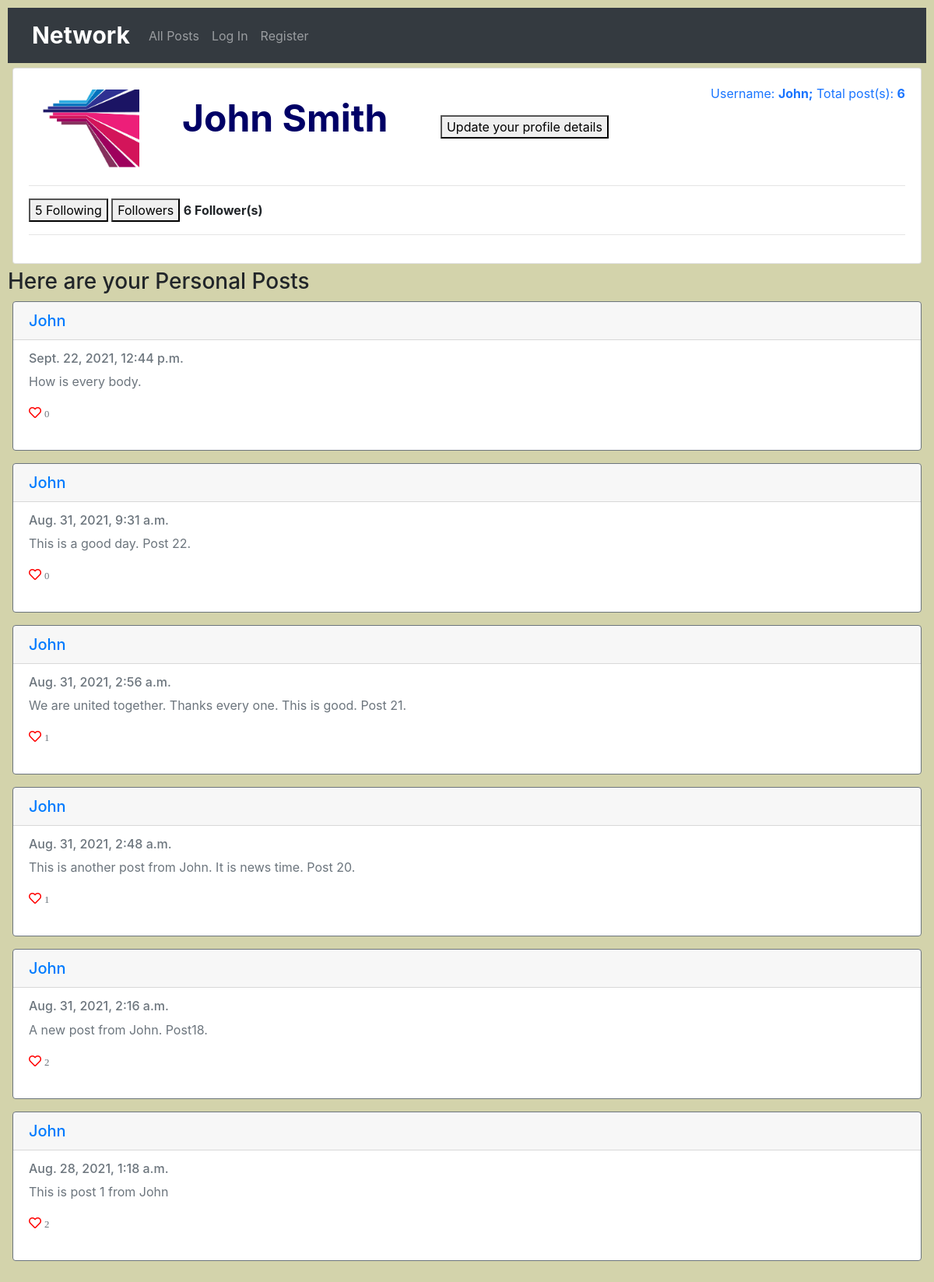
The app's page /profile/john with its own data.
### network/models.py (models this page shows, shortened)
class Picture(models.Model):
    user = models.ForeignKey(User, on_delete=models.CASCADE, related_name='imageprofile')
    image = models.ImageField(upload_to='images', null=True)

class User(AbstractUser):
    pass

class Post(models.Model):
    user = models.ForeignKey(User, on_delete=models.CASCADE)
    text = models.CharField(max_length=300, default=None)
    date = models.DateTimeField(default=datetime.datetime.now)

### network/views.py (the view)
# urls.py: path("profile/<str:username>", views.profile, name="profile"),
def profile(request, username):
    person_count=0
    profile_account = User.objects.get(username=username)
    user_picture = User.objects.get(username=profile_account)
    pictures = Picture.objects.filter(user=user_picture)
    pictures_count = pictures.count()
    if pictures_count == 0:
        picture = Picture.objects.get(id=12)
    else:
        sum = 0
        for picture in pictures:
            sum+=1
            if sum == 1:
                continue
    if request.user.is_authenticated:
        access_user = request.session["_auth_user_id"]
        person_count = Follower.objects.filter(follower=access_user, following=profile_account).count()
        likes = Like.objects.filter(post=OuterRef("id"), user_id=access_user)
        posts = Post.objects.filter(user=profile_account).order_by("-date").annotate(current_like=Count(likes.values("id")))
    else:
        posts = Post.objects.filter(user=profile_account).order_by("-date").all()
    following = Follower.objects.filter(follower=profile_account)
    follower = Follower.objects.filter(following=profile_account)
    following_count = Follower.objects.filter(follower=profile_account).count()
    followers = Follower.objects.filter(following=profile_account).count()
    paginator = Paginator(posts, max_posts)
    page_no = request.GET.get('page')
    post_items = paginator.get_page(page_no)
    return render(request, "network/profile.html", {
        "profile_account": profile_account,
        "picture": picture,
		"posts": post_items,
		"post_count": posts.count(),
		"person_count": person_count,
        "following": following,
        "follower": follower,
		"following_count": following_count,
		"followers": followers,
		"form": NewPost(),
		"edit_post": EditPost()
    })

### network/templates/network/profile.html (shortened to what this page needs)
{% extends "network/layout.html" %}
{% block body %}
<div class="card">
    <div class="card-body">
	    <div>
		    {%if user.is_authenticated and user.id != profile_account.id %}
			    <img class="img-fluid" src="{{picture.image.url}}" alt="Profile Picture" style="max-height:100px">
	            <strong class="card-title" id="profile_name">{{profile_account.first_name|capfirst}} {{profile_account.last_name|capfirst}}</strong>
	        {% else %}
			    <a href="{% url 'account_view' username=request.user %}" class="card-link btn btn-outline-network">
                    <img class="img-fluid" src="{{picture.image.url}}" alt="Profile Picture" style="max-height:100px">
	                <strong class="card-title" id="profile_name">{{profile_account.first_name|capfirst}} {{profile_account.last_name|capfirst}}</strong>
				</a>
				<button onclick="window.location.href='{% url 'account_view' username=request.user %}'"> Update your profile details</button>
	        {% endif %}
		    <object align="right" class="profile_info">
			    <span class="btn-total-follow">Username: <strong>{{profile_account.username|capfirst}};</strong></span>
			    <span class="btn-total-follow">Total post(s): <strong>{{post_count}}</strong> </span>
			</object>
		</div>
        <hr />
		<button type="button" class="btn-total-follow follows" data-toggle="modal" data-target="#following">{{following_count}} Following </button>
        <button type="button" class="btn-total-follow follows" data-toggle="modal" data-target="#follower" >Followers</button>
        <strong><span id="followers">{{followers}}</span> Follower(s)</strong>
		<hr />
    </div>
</div>
<div id="content">
    {% if user.is_authenticated and user.id != profile_account.id %}
	    <h3>{{profile_account.username|capfirst}}'s Posts</h3>
	{% else %}
	    <h3>Here are your Personal Posts</h3>
	{%endif%}
    {% for post in posts %}
	<div class="card border-secondary mb-3 post-object{{post.id}}">
        <h5 class="card-header"><a href="{% url 'profile' post.user.username %}">{{post.user.username|capfirst}}</a>
		</h5>
        <div class="card-body text-secondary">
            <h6 class="card-subtitle mb-2 text-muted">{{post.date}}</h6>
            <p class="card-text" id="tweet{{post.id}}"> {{ post.text }}</p>
            {%if post.user_id == user.id %}
				<form id="deletePost" data-post='{{post.id}}' action="{% url 'delete_post' post=post.id %}">
                    {% csrf_token %}
                    <button class="btn btn-outline-dark" type="submit" onClick="window.location.reload();" >Delete</button>
                </form>
		    {% else %}
			    <p class="card-text">
                    <div data-id="{{post.id}}"
                        class="card-link {% if post.current_like > 0 %} fas {%else%} far {% endif %} fa-heart">&nbsp<small
                            class="text-muted">{{post.like_set.count}}</small>
                    </div>
                </p>
            {% endif %}
        </div>
    </div>
    {% empty %}
    <h2 class="update_info">No posts</h2>
    {% endfor %}
</div>
{% endblock %}

### network/static/network/styles.css (style rules this page uses)
body { padding: 10px; background-color: #d3d3ab; }
.fa-heart { color: red !important; cursor: pointer; }
.all_posts, #profile_name { font-size:48px; }
.all_posts, .profile_info, .title, .update_info { color:#1a75ff; }
#profile_name, #no_profilename { color:#000066; padding:50px; }
@media only screen and (min-width: 600px) { .card { width:auto; margin:6px; } }

### records on screen
Picture: image (placeholder picture)
User: first_name "John", last_name "Smith", username "John"
Post: user.username "John", date "Sept. 22, 2021, 12:44 p.m.", text "How is every body.", like_set.count "0"
Post: user.username "John", date "Aug. 31, 2021, 9:31 a.m.", text "This is a good day. Post 22.", like_set.count "0"
Post: user.username "John", date "Aug. 31, 2021, 2:56 a.m.", text "We are united together. Thanks every one. This is good. Post 21.", like_set.count "1"
Post: user.username "John", date "Aug. 31, 2021, 2:48 a.m.", text "This is another post from John. It is news time. Post 20.", like_set.count "1"
Post: user.username "John", date "Aug. 31, 2021, 2:16 a.m.", text "A new post from John. Post18.", like_set.count "2"
Post: user.username "John", date "Aug. 28, 2021, 1:18 a.m.", text "This is post 1 from John", like_set.count "2"

### other values on screen
{{ post_count }} "6"
{{ following_count }} "5"
{{ followers }} "6"
